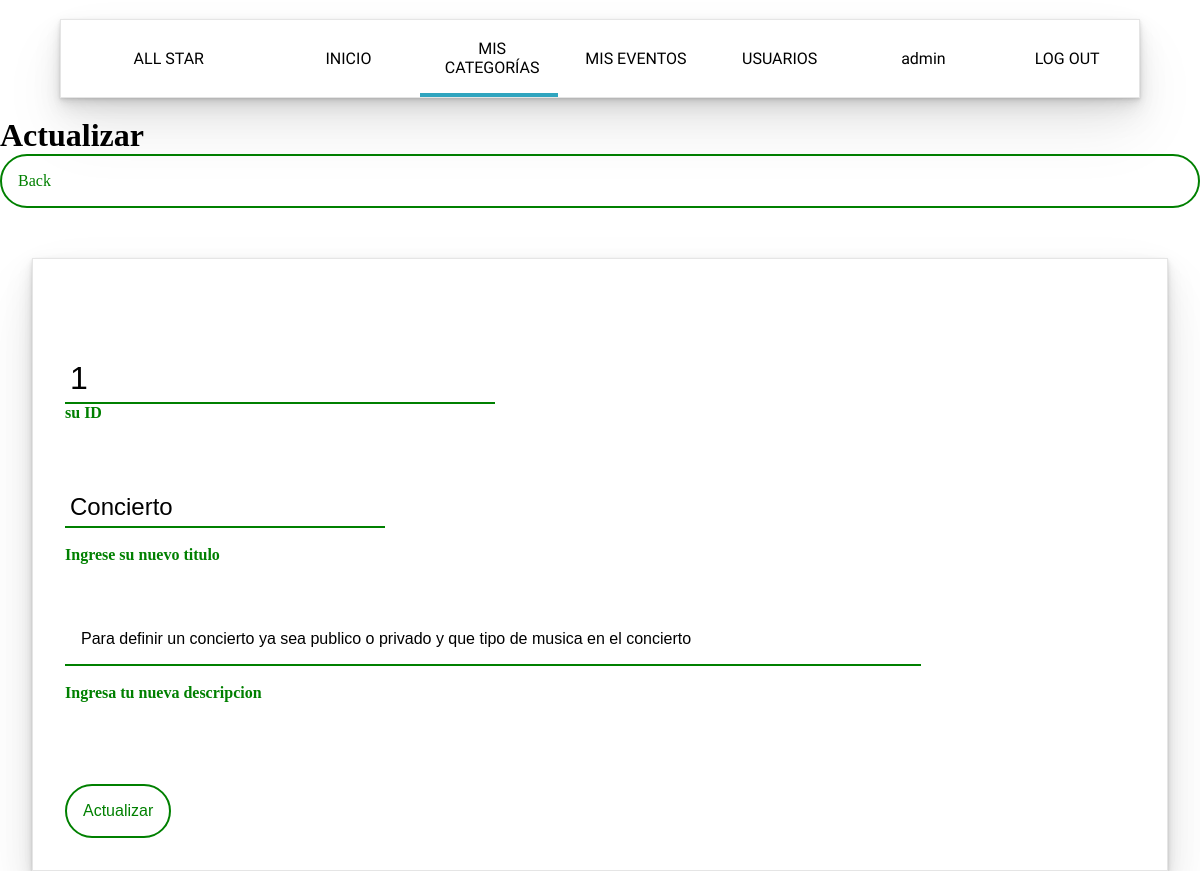
Before: /categoria/update.php?id=1 (signed in) with the older database file.
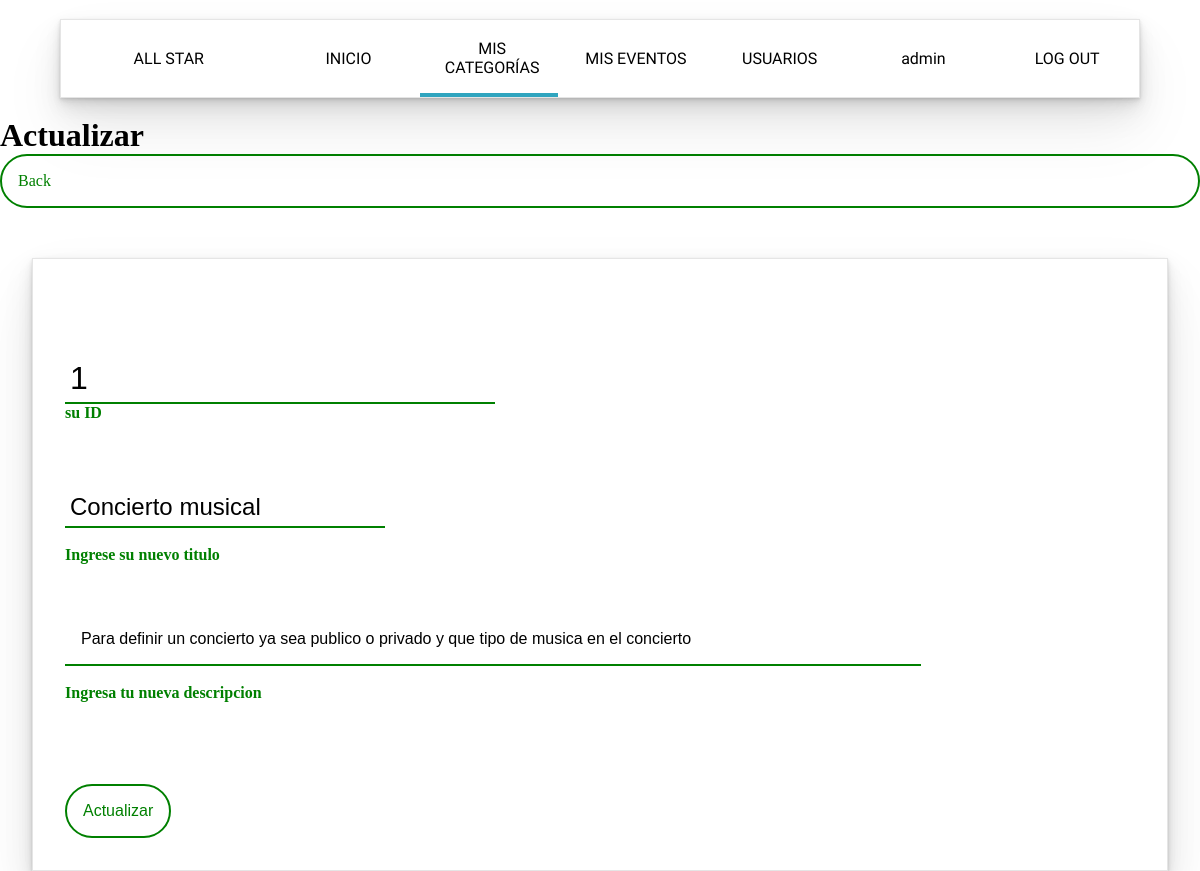
After: the same page with the newer database file.
### tables this page shows
CREATE TABLE IF NOT EXISTS `categoria` (
  `idCategoria` int(11) NOT NULL AUTO_INCREMENT,
  `Titulo` varchar(50) NOT NULL,
  `Descripcion` text NOT NULL,
  PRIMARY KEY (`idCategoria`)
);

### categoria/update.php (the view, shortened to what this page needs)
<?php
require_once('../vista/menu_vista.php');
?>
<!DOCTYPE html>
<html lang="es">
<head>
    <link rel="stylesheet" href="../css/menu.style.css">
    <link rel="stylesheet" href="css/dashboard.css">
    <link rel="stylesheet" href="css/update.css">
</head>
<body>
<div class="content">
	<div class="row">
		<div class="col-md-12">
			<div class="row">
				<div class="col-offset-2 col-md-8">
					<h1>Actualizar</h1>
				</div>
			</div>
		</div>
	</div>
	<div class="row">
		<div class="col-offset-2 col-md-8">
			<div class="row">
				<div class="col-md-offset-2 col-md-8">
					<a href="index.php" class="btn btn-default">Back</a>
				</div>
			</div>
		</div>
	</div>
    <div class="row">
        <div class="col-md-offset-2 col-md-8">
        <form action="update.php" class="form" method="POST">
<?php
if (!empty($_GET)) {
$cn =  Database::connect();
$cn->setAttribute(PDO::ATTR_ERRMODE,PDO::ERRMODE_EXCEPTION);
$query = $cn->prepare("SELECT * FROM categoria where idCategoria = ?");
$query->execute(array($_GET['id']));
$data = $query->fetch(PDO::FETCH_ASSOC);
echo '
<div>
	<div>
		<input type="text" value="'.$data["idCategoria"].'" class="form__field" readonly="readonly" name="idCategoria">
        <br><label for="-">su ID</label><br>
	</div>
	<div>
		<input type="text" value="'.$data["Titulo"].'" class="titu" placeholder="Nombre cuenta" name="Titulo">
        <br><label for="-">Ingrese su nuevo titulo</label><br>
	</div>
	<div>
		<input type="textarea" value="'.$data["Descripcion"].'" cols="30" rows="20" class="descrip" placeholder="Descripcion"  name="Descripcion">
        <br><label for="-">Ingresa tu nueva descripcion</label><br>
    </div>
</div>
';
}
?>
		<div>
			<input type="submit" class="btn" value="Actualizar">
		</div>
	    </form>
        </div>
    </div>
</div>
</body>
</html>

Changed rows visible on the page:
changed categoria id 1: Titulo "Concierto" → "Concierto musical"
